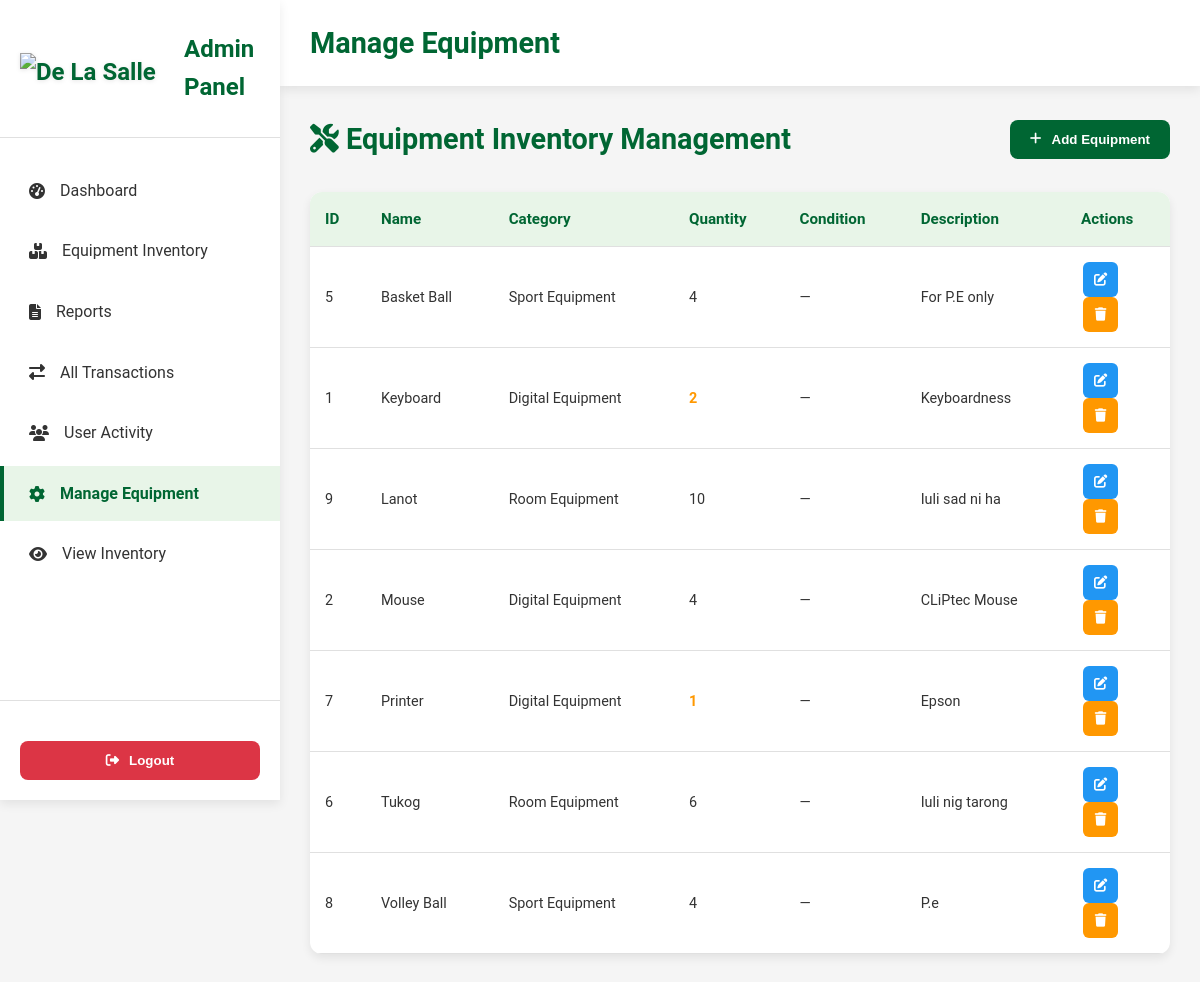
Screenshot of /admin/admin-inventory.php with the database file from the repository.
### tables this page shows
CREATE TABLE `equipment` (
  `id` int(11) NOT NULL,
  `name` varchar(200) NOT NULL,
  `rfid_tag` varchar(50) DEFAULT NULL,
  `category_id` int(11) NOT NULL,
  `quantity` int(11) NOT NULL DEFAULT 0,
  `size_category` enum('Small','Medium','Large') NOT NULL DEFAULT 'Medium',
  `description` text DEFAULT NULL,
  `image_path` varchar(500) DEFAULT NULL,
  `image_url` varchar(500) DEFAULT NULL,
  `created_at` timestamp NOT NULL DEFAULT current_timestamp(),
  `updated_at` timestamp NOT NULL DEFAULT current_timestamp() ON UPDATE current_timestamp()
);

CREATE TABLE `categories` (
  `id` int(11) NOT NULL,
  `name` varchar(100) NOT NULL,
  `description` text DEFAULT NULL,
  `created_at` timestamp NOT NULL DEFAULT current_timestamp(),
  `updated_at` timestamp NOT NULL DEFAULT current_timestamp() ON UPDATE current_timestamp()
);

### admin/admin-inventory.php (the view, shortened to what this page needs)
<?php
$host = "localhost";
$user = "root";
$password = "";
$dbname = "capstone";
$db_connected = true;
$conn = @new mysqli($host, $user, $password, $dbname);
$equipment = [];
if ($db_connected) {
    $query = "SELECT e.*, c.name as category_name
              FROM equipment e
              LEFT JOIN categories c ON e.category_id = c.id
              ORDER BY e.name";
    if ($result = $conn->query($query)) {
        while ($row = $result->fetch_assoc()) {
            $equipment[] = $row;
        }
    }
}
?>
<!DOCTYPE html>
<html lang="en">
<head>
    <link rel="stylesheet" href="admin-styles.css">
    <link rel="stylesheet" href="admin-inventor.css">
    <link rel="stylesheet" href="https://cdnjs.cloudflare.com/ajax/libs/font-awesome/6.5.2/css/all.min.css">
</head>
<body>
    <div class="admin-container">
        <nav class="sidebar">
            <div class="sidebar-header">
                <div class="logo">
                    <img src="../uploads/De lasalle ASMC.png" alt="De La Salle ASMC Logo" class="main-logo" style="height:30px; width:auto;">
                    <span>Admin Panel</span>
                </div>
            </div>
            <ul class="nav-menu">
                <li class="nav-item">
                    <a href="admin-dashboard.php#dashboard"><i class="fas fa-tachometer-alt"></i><span>Dashboard</span></a>
                </li>
                <li class="nav-item">
                    <a href="admin-dashboard.php#inventory"><i class="fas fa-boxes"></i><span>Equipment Inventory</span></a>
                </li>
                <li class="nav-item">
                    <a href="reports.php"><i class="fas fa-file-alt"></i><span>Reports</span></a>
                </li>
                <li class="nav-item">
                    <a href="admin-dashboard.php#transactions"><i class="fas fa-exchange-alt"></i><span>All Transactions</span></a>
                </li>
                <li class="nav-item">
                    <a href="admin-user-activity.php"><i class="fas fa-users"></i><span>User Activity</span></a>
                </li>
                <li class="nav-item active">
                    <a href="admin-inventory.php"><i class="fas fa-cog"></i><span>Manage Equipment</span></a>
                </li>
                <li class="nav-item">
                    <a href="inventory.php"><i class="fas fa-eye"></i><span>View Inventory</span></a>
                </li>
            </ul>
            <div class="sidebar-footer">
                <button class="logout-btn" onclick="window.location.href='logout.php'">
                    <i class="fas fa-sign-out-alt"></i> Logout
                </button>
            </div>
        </nav>
        <main class="main-content">
            <header class="top-header">
                <h1 class="page-title">Manage Equipment</h1>
            </header>
            <section class="content-section active">
        <div class="section-header">
            <h1><i class="fas fa-tools"></i> Equipment Inventory Management</h1>
            <button class="add-btn" onclick="openAddModal()">
                <i class="fas fa-plus"></i> Add Equipment
            </button>
        </div>
        <div class="transactions-table">
        <table>
            <thead>
                <tr>
                    <th>ID</th>
                    <th>Name</th>
                    <th>Category</th>
                    <th>Quantity</th>
                    <th>Condition</th>
                    <th>Description</th>
                    <th>Actions</th>
                </tr>
            </thead>
            <tbody>
                <?php foreach($equipment as $item): ?>
                    <tr>
                        <td><?= $item['id'] ?></td>
                        <td><?= htmlspecialchars($item['name']) ?></td>
                        <td><?= htmlspecialchars($item['category_name'] ?? '—') ?></td>
                        <td class="<?= ($item['quantity'] ?? 0) == 0 ? 'quantity-0' : (($item['quantity'] ?? 0) <= 2 ? 'quantity-low' : '') ?>">
                            <?= $item['quantity'] ?? 0 ?>
                        </td>
                        <td><?= htmlspecialchars($item['item_condition'] ?? '—') ?></td>
                        <td><?= htmlspecialchars(substr($item['description'] ?? '', 0, 50)) . (strlen($item['description'] ?? '') > 50 ? '...' : '') ?></td>
                        <td>
                            <div class="action-buttons">
                                <button type="button" class="action-btn edit-btn" title="Edit" data-item='<?= json_encode($item, JSON_HEX_TAG|JSON_HEX_AMP|JSON_HEX_APOS|JSON_HEX_QUOT) ?>'><i class="fas fa-edit"></i></button>
                                <button type="button" class="action-btn" title="Delete" onclick='deleteEquipment(<?= $item['id'] ?>, <?= json_encode($item["name"], JSON_HEX_TAG|JSON_HEX_AMP|JSON_HEX_APOS|JSON_HEX_QUOT) ?>)'><i class="fas fa-trash"></i></button>
                            </div>
                        </td>
                    </tr>
                <?php endforeach; ?>
            </tbody>
        </table>
        </div>
            </section>
        </main>
    </div>
</body>
</html>

### admin/admin-styles.css (style rules this page uses)
:root { --primary-green: #006633; --secondary-green: #4CAF50; --light-green: #E8F5E8; --dark-green: #004d26; --white: #ffffff; --gray: #f5f5f5; --text-dark: #333333; --shadow: 0 4px 10px rgba(0, 0, 0, 0.08); }
* { margin: 0; padding: 0; box-sizing: border-box; }
body { font-family: 'Roboto', 'Segoe UI', Tahoma, Geneva, Verdana, sans-serif; background: var(--gray); color: var(--text-dark); line-height: 1.6; }
.admin-container { display: flex; min-height: 100vh; }
.sidebar { width: 280px; background: var(--white); box-shadow: var(--shadow); display: flex; flex-direction: column; position: fixed; height: 100vh; left: 0; top: 0; transition: left 0.3s ease; z-index: 100; }
.sidebar-header { padding: 24px 20px; border-bottom: 1px solid #e0e0e0; display: flex; align-items: center; justify-content: space-between; gap: 12px; }
.logo { display: flex; align-items: center; gap: 15px; color: var(--primary-green); font-size: 1.5rem; font-weight: 700; }
.main-logo { max-height: 30px; width: auto; object-fit: contain; filter: drop-shadow(0 1px 2px rgba(0, 0, 0, 0.1)); }
.nav-menu { list-style: none; padding: 20px 0; flex: 1; }
.nav-item { margin: 5px 0; }
.nav-item a { display: flex; align-items: center; gap: 15px; padding: 15px 25px; color: var(--text-dark); text-decoration: none; transition: all 0.3s ease; border-left: 4px solid transparent; }
.nav-item.active a, .nav-item:hover a { background: var(--light-green); color: var(--primary-green); border-left: 4px solid var(--primary-green); font-weight: 600; }
.sidebar-footer { padding: 20px; border-top: 1px solid #e0e0e0; }
.logout-btn { width: 100%; padding: 12px; background: #dc3545; color: var(--white); border: none; border-radius: 8px; cursor: pointer; display: flex; align-items: center; justify-content: center; gap: 10px; margin-top: 20px; font-weight: 600; transition: background 0.3s ease; }
.main-content { flex: 1; margin-left: 280px; min-height: 100vh; transition: margin-left 0.3s ease; }
.top-header { background: var(--white); padding: 20px 30px; display: flex; justify-content: space-between; align-items: center; box-shadow: var(--shadow); position: sticky; top: 0; z-index: 90; }
.page-title { font-size: 1.8rem; color: var(--primary-green); font-weight: 700; }
.content-section { display: none; padding: 30px; }
.content-section.active { display: block; }
.section-header { display: flex; justify-content: space-between; align-items: center; margin-bottom: 30px; }
.section-header h1 { color: var(--primary-green); font-size: 1.8rem; font-weight: 700; }
.add-btn { padding: 12px 20px; background: var(--primary-green); color: var(--white); border: none; border-radius: 8px; cursor: pointer; display: flex; align-items: center; gap: 10px; font-weight: 600; transition: background 0.3s ease; }
table { width: 100%; border-collapse: collapse; background: var(--white); border-radius: 12px; overflow: hidden; box-shadow: var(--shadow); }
th, td { padding: 15px; text-align: left; border-bottom: 1px solid #e0e0e0; }
th { background: var(--light-green); color: var(--primary-green); font-weight: 600; font-size: 0.95rem; }
td { font-size: 0.9rem; }
.quantity-low { color: #ff9800; font-weight: 700; }
.action-btn { width: 35px; height: 35px; border: none; border-radius: 6px; cursor: pointer; display: flex; align-items: center; justify-content: center; margin: 0 2px; transition: opacity 0.2s ease; }
.action-btn:first-child { background: #2196f3; color: var(--white); }
.action-btn:nth-child(2) { background: #ff9800; color: var(--white); }
.transactions-table { margin-top: 10px; }

### rows the page displays
equipment: id "5", name "Basket Ball", category.name "Sport Equipment", quantity "4", item_condition "—", description "For P.E only"
equipment: id "1", name "Keyboard", category.name "Digital Equipment", quantity "2", item_condition "—", description "Keyboardness"
equipment: id "9", name "Lanot", category.name "Room Equipment", quantity "10", item_condition "—", description "Iuli sad ni ha"
equipment: id "2", name "Mouse", category.name "Digital Equipment", quantity "4", item_condition "—", description "CLiPtec Mouse"
equipment: id "7", name "Printer", category.name "Digital Equipment", quantity "1", item_condition "—", description "Epson"
equipment: id "6", name "Tukog", category.name "Room Equipment", quantity "6", item_condition "—", description "Iuli nig tarong"
equipment: id "8", name "Volley Ball", category.name "Sport Equipment", quantity "4", item_condition "—", description "P.e"
